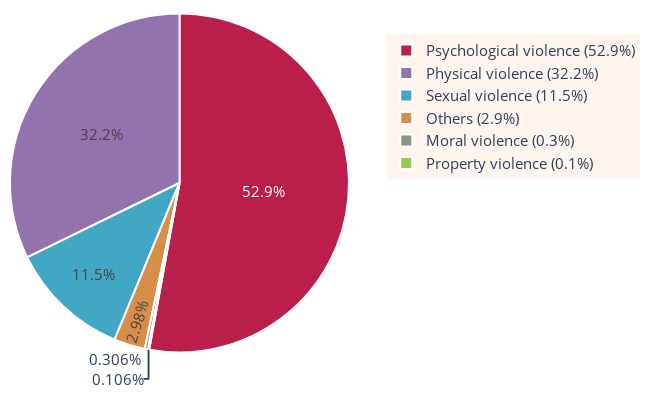

Notebook code for this chart:
### Code cell
fig = go.Figure(data=[go.Pie(labels=frequencia_crimes.index, values=frequencia_crimes.values,marker=dict(colors=custom_palette))])

fig.update_layout(#title= 'Tipos de crime mais frequentes contra a mulher',
                  scene=dict(aspectmode="cube"),
                  width=650,  
                  height=400,margin=dict(l=10, r=10, t=10, b=10),
        plot_bgcolor='#FFF5EE',paper_bgcolor='white', legend=dict(bgcolor='#FFF5EE', x=1.11, y=0.93), font=dict(size=15))

fig.update_traces(marker=dict(line=dict(color='white', width=2)),
                  textfont=dict(size=15))

py.iplot(fig)

#fig.write_image("Crimes no estado/imagens_svg_estado/tipos_violencia.svg")

### Figure 1 — Plotly figure (JSON) as saved in the notebook; plotly's stock layout.template omitted (floating-point values rounded to 4 significant figures)
{"data": [{"labels": ["Psychological violence (52.9%)", "Physical violence (32.2%)", "Sexual violence (11.5%)", "Others (2.9%)", "Moral violence (0.3%)", "Property violence (0.1%)"], "marker": {"colors": ["#BA1F4C", "#9373AE", "#41A7C4", "#D68E4A", "#889684", "#96C84E", "#352DA7", "#691D73", "#D4BE8E", "#386E0D", "#BF4F7F", "#AC3516", "#3A6CC6", "#295A96", "#DBB1C3"], "line": {"color": "white", "width": 2}}, "textfont": {"size": 15}, "type": "pie", "values": [114817, 70004, 24986, 6471, 665, 230]}], "layout": {"font": {"size": 15}, "height": 400, "legend": {"bgcolor": "#FFF5EE", "x": 1.11, "y": 0.93}, "margin": {"b": 10, "l": 10, "r": 10, "t": 10}, "paper_bgcolor": "white", "plot_bgcolor": "#FFF5EE", "scene": {"aspectmode": "cube"}, "width": 650}}
